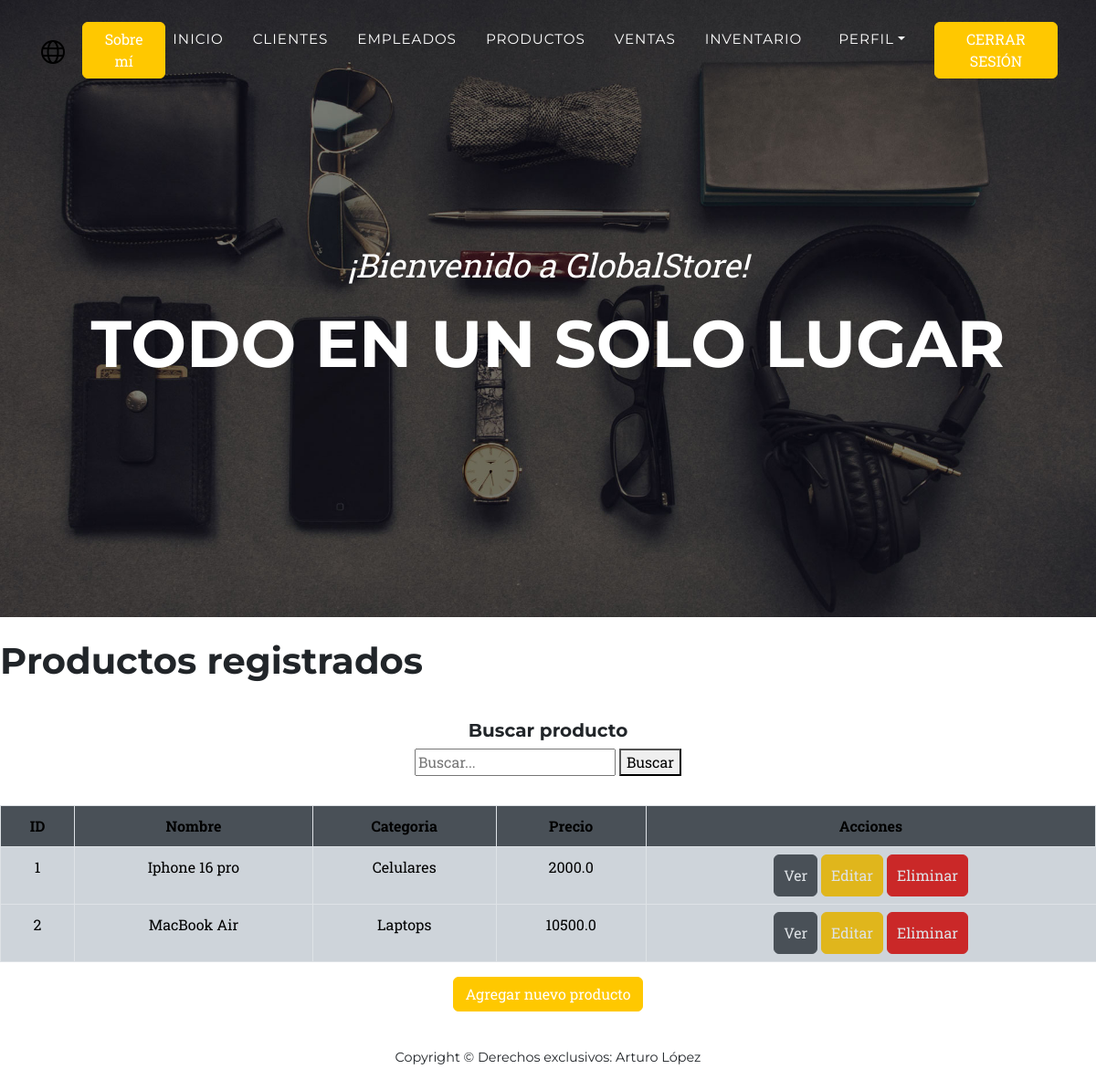
Before: /info_app/productos/ (signed in) with the older database file.
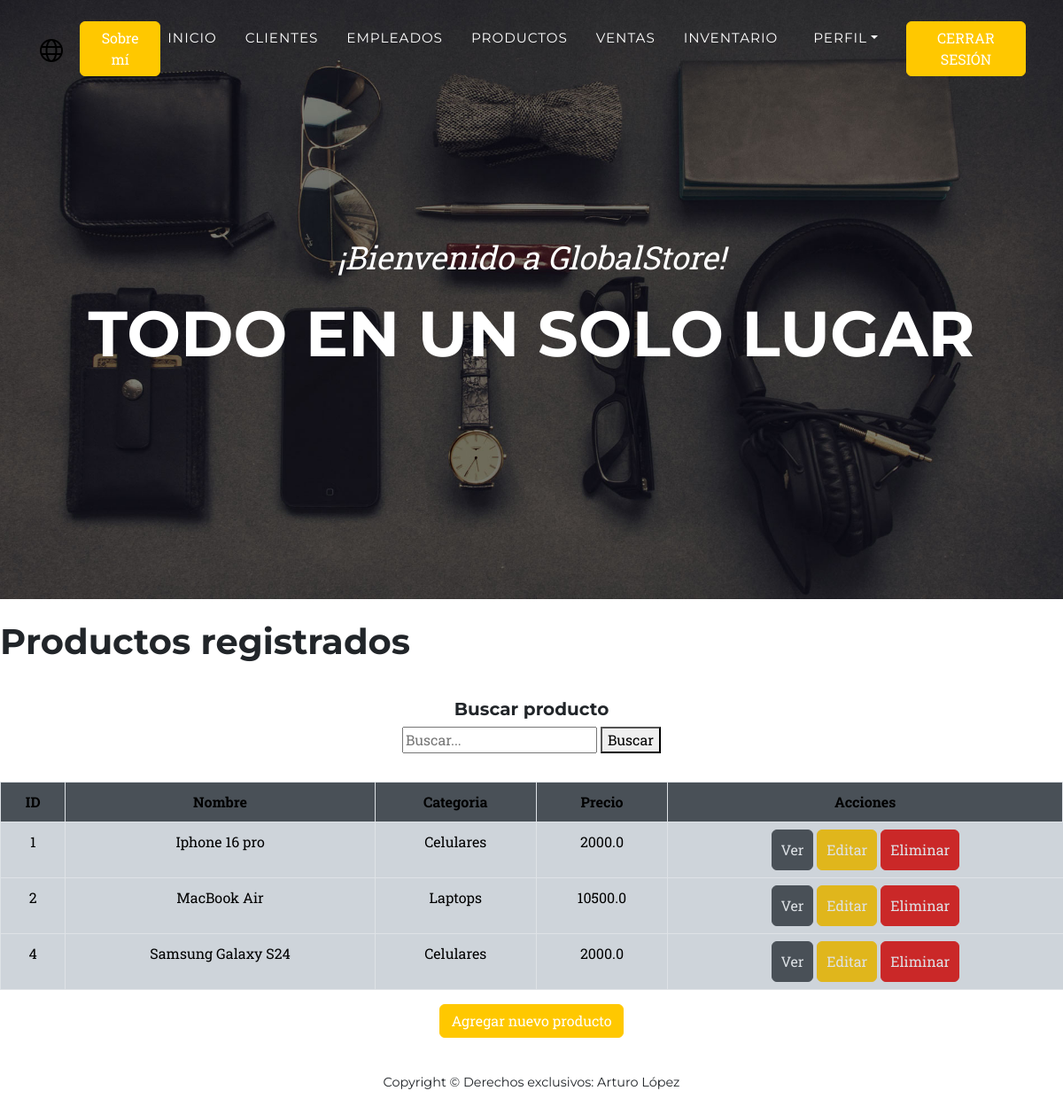
After: the same page with the newer database file.
### info_app/models.py (models this page shows)
class Producto(models.Model):
    nombre=models.CharField(max_length=100)
    categoria=models.CharField(max_length=30)
    precio=models.FloatField()
    descripcion=models.CharField(max_length=200)

### info_app/views.py (the view)
# urls.py: path('productos/',productos,name="productos"),
@login_required(login_url='login')
def productos(request):
    query=request.GET.get("q")
    if query:
        producto=Producto.objects.filter(Q(nombre__icontains=query) |
                                        Q(categoria__icontains=query) )
    else:
        producto=Producto.objects.all()
    contexto={"producto":producto}
    return render(request,"info_app/productos.html",contexto)

### info_app/templates/info_app/productos.html (shortened to what this page needs)
{% extends 'info_app/base.html' %}
{% load static %}
{% block content %}
<br>
<h1>Productos registrados</h1>
<br>
<h5 class="text-center mt-2">Buscar producto</h5>
<div class="d-flex flex-column align-items-center mb-2">
<form action="" method="GET">
<input type="text" name="q" placeholder="Buscar..." required>
<button type="submit">Buscar</button>
</form>
<br>
    <table class="text-center mt-2 table" style="width: 100%; border-collapse: collapse;">
        <thead>
            <tr style="background-color: #495057; color: #000f; text-align: center;">
                <th scope="col" style="padding: 10px; border: 1px solid #dee2e6;">ID</th>
                <th scope="col" style="padding: 10px; border: 1px solid #dee2e6;">Nombre</th>
                <th scope="col" style="padding: 10px; border: 1px solid #dee2e6;">Categoria</th>
                <th scope="col" style="padding: 10px; border: 1px solid #dee2e6;">Precio</th>
                <th scope="col" style="padding: 10px; border: 1px solid #dee2e6;">Acciones</th>
            </tr>
        </thead>
        <tbody>
            {% for i in producto %}
            <tr style="background-color: #ced4da; color: #000; text-align: center;">
                <td style="padding: 10px; border: 1px solid #dee2e6;">{{ i.id }}</td>
                <td style="padding: 10px; border: 1px solid #dee2e6;">{{ i.nombre }}</td>
                <td style="padding: 10px; border: 1px solid #dee2e6;">{{ i.categoria }}</td>
                <td style="padding: 10px; border: 1px solid #dee2e6;">{{ i.precio }}</td>
                <td>
                    {% if user.is_superuser %}
                        <a style="background-color:#495057;color: #dee2e6; padding: 10px; border: 1px solid #495057;" class="btn" href="{% url 'ver_producto' i.id %}">Ver </a>
                        <a style="background-color:#e0b61c;color: #dee2e6; padding: 10px; border: 1px solid #e0b61c;" class="btn" href="{% url 'editar_producto' i.id %}">Editar </a>
                        <a style="background-color:#ca2828;color: #dee2e6; padding: 10px; border: 1px solid #ca2828;" class="btn" href="{% url 'eliminar_producto' i.id %}">Eliminar </a>
                    {% else %}
                        <a style="background-color:#495057;color: #dee2e6; padding: 10px; border: 1px solid #495057;" class="btn" href="{% url 'ver_producto' i.id %}">Ver </a>
                    {% endif %}
                </td>
            </tr>
            {% endfor %}
        </tbody>
    </table>
    {% if user.is_staff %}
    <a class="btn btn-primary" href="{% url 'formulario_producto' %}">Agregar nuevo producto</a>
    {% endif %}
</div>
{% endblock content %}

Changed rows visible on the page:
added Producto: id "4", nombre "Samsung Galaxy S24", categoria "Celulares", precio "2000.0"
